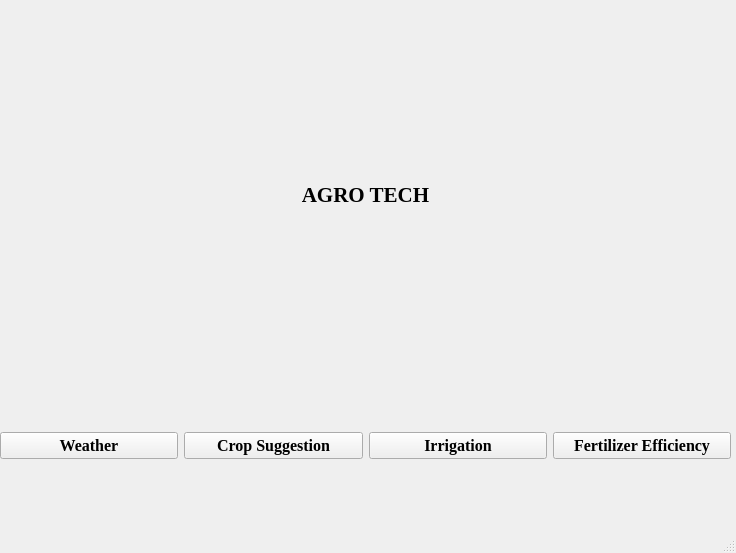
<?xml version="1.0" encoding="UTF-8"?>
<ui version="4.0">
 <class>MainWindow</class>
 <widget class="QMainWindow" name="MainWindow">
  <property name="geometry">
   <rect>
    <x>0</x>
    <y>0</y>
    <width>736</width>
    <height>553</height>
   </rect>
  </property>
  <property name="windowTitle">
   <string>MainWindow</string>
  </property>
  <property name="styleSheet">
   <string notr="true">background-image: url(backpic2.jpg);</string>
  </property>
  <widget class="QWidget" name="centralwidget">
   <widget class="QLabel" name="label">
    <property name="geometry">
     <rect>
      <x>270</x>
      <y>180</y>
      <width>191</width>
      <height>31</height>
     </rect>
    </property>
    <property name="font">
     <font>
      <family>Georgia</family>
      <pointsize>16</pointsize>
      <weight>75</weight>
      <bold>true</bold>
     </font>
    </property>
    <property name="text">
     <string>AGRO TECH</string>
    </property>
    <property name="textFormat">
     <enum>Qt::RichText</enum>
    </property>
    <property name="alignment">
     <set>Qt::AlignCenter</set>
    </property>
   </widget>
   <widget class="QWidget" name="layoutWidget">
    <property name="geometry">
     <rect>
      <x>0</x>
      <y>430</y>
      <width>731</width>
      <height>31</height>
     </rect>
    </property>
    <layout class="QHBoxLayout" name="horizontalLayout">
     <item>
      <widget class="QPushButton" name="pushButton">
       <property name="font">
        <font>
         <family>Georgia</family>
         <pointsize>12</pointsize>
         <weight>75</weight>
         <bold>true</bold>
        </font>
       </property>
       <property name="text">
        <string>Weather</string>
       </property>
      </widget>
     </item>
     <item>
      <widget class="QPushButton" name="pushButton_2">
       <property name="font">
        <font>
         <family>Georgia</family>
         <pointsize>12</pointsize>
         <weight>75</weight>
         <bold>true</bold>
        </font>
       </property>
       <property name="text">
        <string>Crop Suggestion</string>
       </property>
      </widget>
     </item>
     <item>
      <widget class="QPushButton" name="pushButton_3">
       <property name="font">
        <font>
         <family>Georgia</family>
         <pointsize>12</pointsize>
         <weight>75</weight>
         <bold>true</bold>
        </font>
       </property>
       <property name="text">
        <string>Irrigation</string>
       </property>
      </widget>
     </item>
     <item>
      <widget class="QPushButton" name="pushButton_4">
       <property name="font">
        <font>
         <family>Georgia</family>
         <pointsize>12</pointsize>
         <weight>75</weight>
         <bold>true</bold>
        </font>
       </property>
       <property name="text">
        <string>Fertilizer Efficiency</string>
       </property>
      </widget>
     </item>
    </layout>
   </widget>
   <zorder>layoutWidget</zorder>
   <zorder>label</zorder>
  </widget>
  <widget class="QMenuBar" name="menubar">
   <property name="geometry">
    <rect>
     <x>0</x>
     <y>0</y>
     <width>736</width>
     <height>23</height>
    </rect>
   </property>
  </widget>
  <widget class="QStatusBar" name="statusbar"/>
 </widget>
 <resources>
  <include location="../logo/mainlogo.qrc"/>
 </resources>
 <connections/>
</ui>
